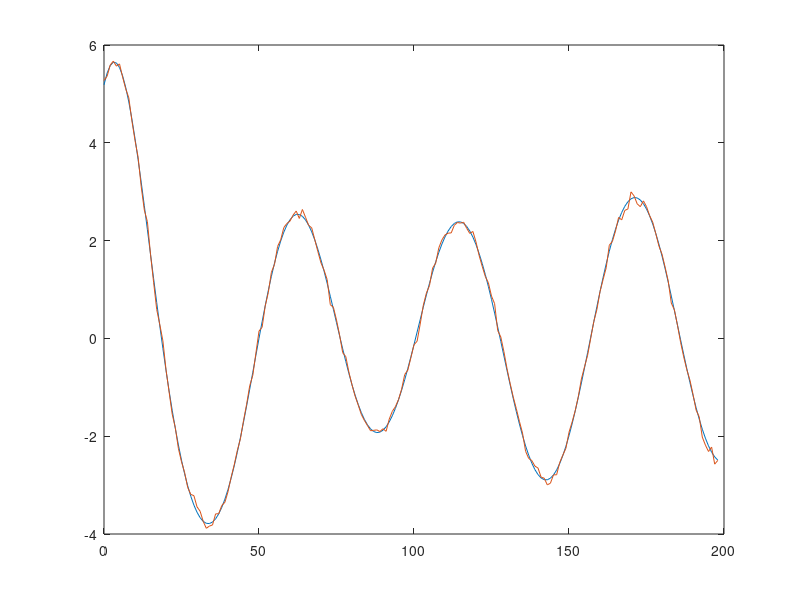

Recreate this plot in MATLAB.
clear all
close all
clc
%% Signals
Fs = 20;
Ts = 1/Fs;
Fmin = 0.2;
T1 = 1/Fmin;
N = round(T1*Fs);
n = 0:2*N-2;
t = n;
F1 = 0.23;
F2 = 0.36;
F3 = 0.64;
sigma1 = 0.01;
sigma2 = 0.001;
sigma3 = 0.05;
A1 = 2;
A2 = 3;
A3 = 1;
ph1 = pi/2;
ph2 = pi/3;
ph3 = pi/5;
%
s1 = A1*exp(-sigma1*n).*sin(2*pi*F1*n/Fs + ph1);
s2 = A2*exp(-sigma2*n).*sin(2*pi*F2*n/Fs + ph2);
s3 = A3*exp(-sigma3*n).*sin(2*pi*F3*n/Fs + ph3);
%
signals = s1 + s2 + s3;
[ns, Nm] = size(signals);
st = zeros(ns, Nm);
means = zeros(ns, Nm);
ra = zeros(ns, Nm);
snra = zeros(ns, 1);
%% 15 db noise signal
p = 23;%[96 97 97 92 92 92 93 96 93 99 100 98 97 105 103 104];
for k = 1:ns
    means(k,:) = mean(signals(k,:));
    st(k,:) = signals(k,:) - means(k,:);
    ra(k,:) = wgn(Nm, 1, -p(k));
    snra(k,1) = 10*log10( sqrt(mean(st(k,:).^2)) / sqrt(mean(ra(k,:).^2)));
    mean(st(k,:).^2)
end
stna = st + ra + means;
%
figure(1)
plot(t, signals, t, stna)
% save 15dB_angles_16m_vmd t mac_spd_15dB 
%%%%%%%%%%%%%%%%%%%%%%%%%%%%%%%%%%%%%%%%%%%%%%%%%%%%%%%%%%%%%%%%%%%%%%%%%%%%%%%%%%%%%
%El programa anterior tiene los siguientes errores:
%a). La energ??a del ruido (-10dB) es independiente de la energ??a de
%la se??al, cuando deber??a de ser dependiente
%b). La funci??n wgn entrega un ruido con VARIANCIA de -10dB cuando queremos
%un ruido de ENERGIA. Se tiene En=(N-1)*sigma^2, N el n??mero de muestras
%b). El SNR en la variable snra deber??a de ser 20*log10() y no 10*log10()
%porque el argumento lleva ra??z cuadrada.
%%%%%%%%%%%%%%%%%%%%%%%%%%%%%%%%%%%%%%%%%%%%%%%%%%%%%%%%%%%%%%%%%%%%%%%%%%%%%%%%%%%
% El programa deber??a de ser como sigue para 20dB de SNR:
% SNRdB = 100;
% N = Nm;
% for k = 1:ns
%     Es(k,1) = sum(signals(k,:).^2);
%     EsdB(k,1) = 10*log10(Es(k,1));
%     EndB(k,1) = EsdB(k,1) - SNRdB;
%     vardB(k,1) = EndB(k,1) - 10*log10(N-1);
%     r(k,:) = wgn(Nm, 1, vardB(k,1))';
%     snrdB(k,1) = 10*log10( sum(signals(k,1).^2) / sum(r(k,:).^2) );  % SNR en decibeles
% end
% mac_spd_66dB = signals + r;
% 
% figure(2)
% plot(t, signals, t, mac_spd_66dB)
% 
% noise = [snra snrdB];
% disp(noise)
% % save job_68_fault_32n_46dB t mac_spd_46dB
%%%%%%%%%%%%%%%%%%%%%%%%%%%%%%%%%%%%%%%%%%%%%%%%%%%%%%%%%%%%%%%%%%%%%%%%%%%%%%%%%%%
%Como ven en la figura 2 el ruido de SNR=20dB es mucho m??s grande que el
%que ellos afirman que tiene 21.0346
%Comparando las graficas, el ruido de ellos es equivalente a un ruido de
%40dBs (corran mi programa con SNRdB=40 y dan visualmente parecidos.
%Si se centrara la se??al, la varianza ser??a proporcional a la energ??a y la
%variancia del ruido tambi??n y los factores 1/(N-1) de ambas variancias se
%cancelar??an en sigma_S^2/sigma_N^2=Es/En, pero como la energ??a de la se??al
%es sin centrar, hay que proceder como el parche que les env??o.
